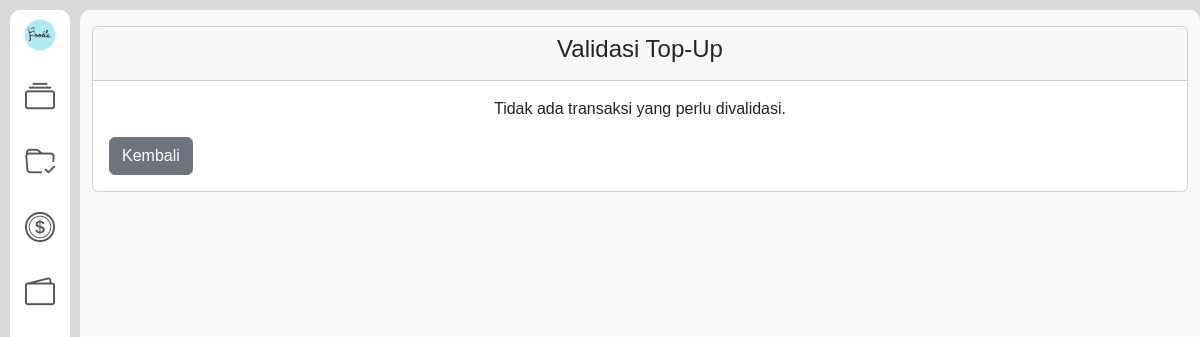
/admin/konfirmasitarik.php, run on an earlier commit of the app's database.
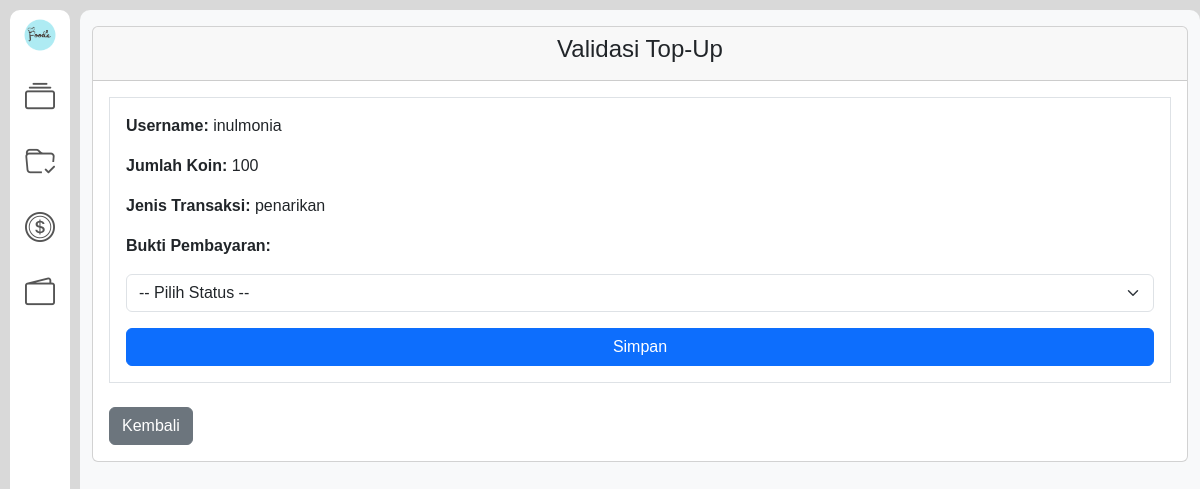
And on a later commit of the database.
### tables this page shows
CREATE TABLE `koin` (
  `idKoin` int(11) NOT NULL,
  `idTransaksi` int(11) NOT NULL,
  `username` varchar(15) NOT NULL,
  `nomor_ewallet` varchar(12) NOT NULL,
  `riwayat_transaksi` varchar(255) NOT NULL,
  `jumlahtransaksi` int(11) NOT NULL,
  `tanggal` datetime NOT NULL DEFAULT current_timestamp(),
  `status` varchar(255) NOT NULL DEFAULT 'menunggu',
  `buktiPembayaran` varchar(255) DEFAULT NULL
);

### admin/konfirmasitarik.php (the view, shortened to what this page needs)
<?php
include "../dbconfig.php";
$query = "SELECT * FROM koin WHERE riwayat_transaksi = 'penarikan' AND status = 'menunggu' ORDER BY idKoin DESC";
$transaksi = mysqli_query($conn, $query);
?>
<!DOCTYPE html>
<html lang="en">
<head>
    <link
      href="https://cdn.jsdelivr.net/npm/bootstrap@5.3.0/dist/css/bootstrap.min.css"
      rel="stylesheet"
    />
    <link rel="stylesheet" href="tambahkategori.css" />
    <link
      href="https://cdn.jsdelivr.net/npm/bootstrap-icons/font/bootstrap-icons.css"
      rel="stylesheet"
    />
</head>
<body>
    <div class="container-fluid">
        <div class="row">
            <div class="col-1 p-0 sidebar">
            <ul>
                <li><a href="../logout.php"><img src="../images/LOGO.png" alt="logo" /></li></a>
                <li><a href="tambahkategori.php"><i class="bi bi-collection"></i></a></li>
                <li><a href="index.php"><i class="bi bi-folder-check"></i></a></li>
                <li><a href="konfirmasitopup.php"><i class="bi bi-coin"></i></a></li>
                <li><a href="konfirmasitarik.php"><i class="bi bi-wallet2"></i></a></li>
            </ul>
            </div>
            <div class="col main-content">
                <div class="card mt-3">
                    <div class="card-header text-center">
                        <h4>Validasi Top-Up</h4>
                    </div>
                    <div class="card-body">
                        <?php if (mysqli_num_rows($transaksi) > 0): ?>
                            <?php while ($row = mysqli_fetch_assoc($transaksi)) : ?>
                                <div class="border p-3 mb-4">
                                    <p><strong>Username:</strong> <?= htmlspecialchars($row['username']); ?></p>
                                    <p><strong>Jumlah Koin:</strong> <?= htmlspecialchars($row['jumlahtransaksi']); ?></p>
                                    <p><strong>Jenis Transaksi:</strong> <?= htmlspecialchars($row['riwayat_transaksi']); ?></p>
                                    <p><strong>Bukti Pembayaran:</strong></p>
                                    <form method="POST">
                                        <select name="status" class="form-select mb-3" required>
                                            <option value="">-- Pilih Status --</option>
                                        </select>
                                        <button type="submit" name="btnValidasi" class="btn btn-primary w-100">Simpan</button>
                                    </form>
                                </div>
                            <?php endwhile; ?>
                        <?php else: ?>
                            <p class="text-center">Tidak ada transaksi yang perlu divalidasi.</p>
                        <?php endif; ?>
                        <a href="index.php" class="btn btn-secondary">Kembali</a>
                    </div>
                </div>
            </div>
        </div>
    </div>
</body>
</html>

### admin/tambahkategori.css (style rules this page uses)
body, html { background-color: #d9d9d9; font-family: "League Spartan", sans-serif; margin: 0; }
.sidebar { display: flex; flex-direction: column; justify-content: space-between; align-items: center; width: 60px; background-color: white; position: fixed; height: 97%; margin: 10px; border-radius: 10px; }
.sidebar ul { list-style-type: none; margin: 0; padding: 0; width: 100%; display: flex; flex-direction: column; justify-content: flex-start; align-items: center; gap: 20px; }
.sidebar ul li img { width: 40px; height: auto; margin-top: 5px; }
.sidebar ul li { display: flex; justify-content: center; align-items: center; }
.sidebar ul li a { text-decoration: none; color: black; }
.sidebar ul li i { font-size: 30px; color: #555; }
.main-content { background-color: #f8f9fa; height: 97vh; margin-top: 10px; margin-bottom: 10px; margin-left: 80px; border-radius: 10px; overflow-y: auto; }

What changed in the data, as far as the page shows it:
added koin: username "inulmonia", jumlahtransaksi "100", riwayat_transaksi "penarikan"
Also different on the page:
text no longer shown: "Tidak ada transaksi yang perlu divalidasi."
